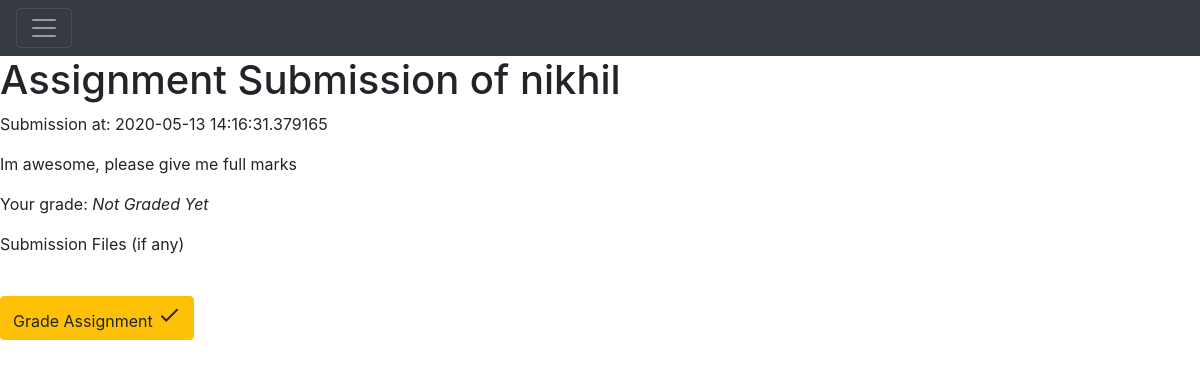
Before: /assignmentSubmission/detail/1 (signed in) with the older database file.
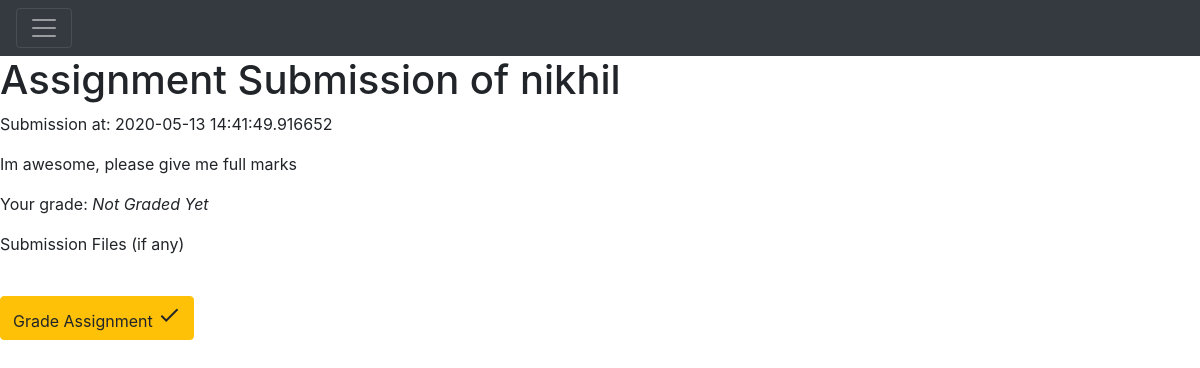
After: the same page with the newer database file.
### Application/models.py (models this page shows)
class AssignmentSubmission(db.Model):
    __tablename__ = "assignment_submissions"
    assignmentSubmissionId = db.Column(
        db.Integer,
        primary_key=True,
        autoincrement=True
    )
    submissionTime = db.Column(db.DateTime, default=datetime.datetime.utcnow())
    assignmentId = db.Column(db.Integer, db.ForeignKey('assignments.assignmentId'))
    assignment = relationship("Assignment")
    assignmentGrade = db.Column(db.String(20))
    userId = db.Column(db.Integer, db.ForeignKey('users.userId'))
    user = relationship("User")
    comment = db.Column(db.String(500))
    gradeReceived = db.Column(
        db.String(10)
    )

### Application/assignment_submissions.py (the view)
@app.route('/assignmentSubmission/detail/<id>')
@authenticate
def assignmentSubmissionDetail(id):
    print(id)
    assignmentSubmissionId = escape(id)
    submission = models.AssignmentSubmission.query.filter_by(assignmentSubmissionId=assignmentSubmissionId).first()
    isTeacher = models.Enrollment.query.filter_by(courseId=submission.assignment.courseId, userId=session[
        'id']).first().enrollmentRole == models.EnrollmentRole.Teacher
    return render_template('assignment_submission_detail.html',submission=submission,isTeacher=isTeacher)

### Application/templates/assignment_submission_detail.html (shortened to what this page needs)
{% extends 'main.html' %}
{% block head %}
{{ super() }}
{% endblock %}
{% block body %}
{{ super() }}
    <h1>Assignment Submission of {{ submission.user.name }} </h1>
    <p> Submission at: {{ submission.submissionTime  }} </p>
    <p> {{ submission.comment }}</p>
    <p> Your grade:
        {% if submission.assignmentGrade is not none  %}
        {{ submission.assignmentGrade }}
        {% else %}
            <em>Not Graded Yet</em>
        {% endif %}
    </p>
    <p> Submission Files (if any)</p>
    <br>
    {% if isTeacher %}
    <a class="btn btn-warning" href= {{ url_for('gradeAssignmentSubmission',id=submission.assignmentSubmissionId) }}>
            Grade Assignment
            <i class="material-icons md-48">check</i>
    </a>
    {% endif %}
{% endblock %}

Changed rows visible on the page:
changed AssignmentSubmission "Im awesome, please give me full marks": submissionTime "2020-05-13 14:16:31.379165" → "2020-05-13 14:41:49.916652"
